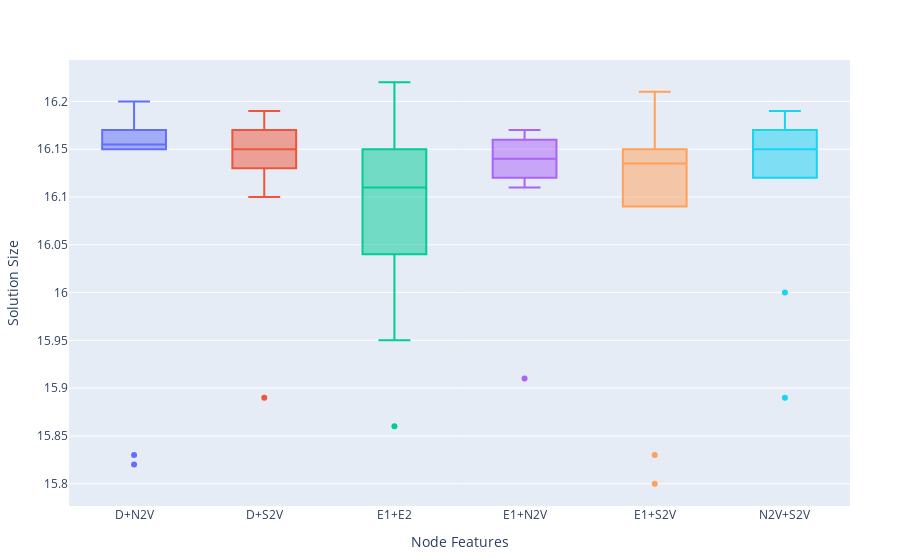

The notebook cell this image was saved under:
### Code cell
p = plot(dfs_combined, x=Symbol("Node Features"), y=Symbol("Solution Size"), kind="box", color=Symbol("Node Features"), 
    Layout(
        showlegend=false
    ))
p

### Figure 1 — Plotly figure (JSON) as saved in the notebook; plotly's stock layout.template omitted (floating-point values rounded to 4 significant figures)
{"data": [{"legendgroup": "D+N2V", "marker": {"color": "#636efa"}, "name": "D+N2V", "showlegend": true, "type": "box", "x": ["D+N2V", "D+N2V", "D+N2V", "D+N2V", "D+N2V", "D+N2V", "D+N2V", "D+N2V", "D+N2V", "D+N2V"], "xaxis": "x", "y": [16.2, 16.15, 16.16, 15.82, 16.15, 16.16, 16.15, 16.2, 15.83, 16.17], "yaxis": "y"}, {"legendgroup": "D+S2V", "marker": {"color": "#EF553B"}, "name": "D+S2V", "showlegend": true, "type": "box", "x": ["D+S2V", "D+S2V", "D+S2V", "D+S2V", "D+S2V", "D+S2V", "D+S2V", "D+S2V", "D+S2V", "D+S2V"], "xaxis": "x", "y": [16.1, 15.89, 16.17, 16.16, 16.14, 16.13, 16.15, 16.19, 16.15, 16.17], "yaxis": "y"}, {"legendgroup": "E1+E2", "marker": {"color": "#00cc96"}, "name": "E1+E2", "showlegend": true, "type": "box", "x": ["E1+E2", "E1+E2", "E1+E2", "E1+E2", "E1+E2", "E1+E2", "E1+E2", "E1+E2", "E1+E2", "E1+E2"], "xaxis": "x", "y": [16.1, 16.12, 16.04, 15.86, 16.22, 16.21, 16.14, 16.15, 15.95, 16.09], "yaxis": "y"}, {"legendgroup": "E1+N2V", "marker": {"color": "#ab63fa"}, "name": "E1+N2V", "showlegend": true, "type": "box", "x": ["E1+N2V", "E1+N2V", "E1+N2V", "E1+N2V", "E1+N2V", "E1+N2V", "E1+N2V", "E1+N2V", "E1+N2V", "E1+N2V"], "xaxis": "x", "y": [15.91, 16.16, 16.11, 16.17, 16.15, 16.12, 16.15, 16.17, 16.13, 16.12], "yaxis": "y"}, {"legendgroup": "E1+S2V", "marker": {"color": "#FFA15A"}, "name": "E1+S2V", "showlegend": true, "type": "box", "x": ["E1+S2V", "E1+S2V", "E1+S2V", "E1+S2V", "E1+S2V", "E1+S2V", "E1+S2V", "E1+S2V", "E1+S2V", "E1+S2V"], "xaxis": "x", "y": [16.21, 16.15, 15.83, 15.8, 16.13, 16.16, 16.14, 16.1, 16.09, 16.15], "yaxis": "y"}, {"legendgroup": "N2V+S2V", "marker": {"color": "#19d3f3"}, "name": "N2V+S2V", "showlegend": true, "type": "box", "x": ["N2V+S2V", "N2V+S2V", "N2V+S2V", "N2V+S2V", "N2V+S2V", "N2V+S2V", "N2V+S2V", "N2V+S2V", "N2V+S2V", "N2V+S2V"], "xaxis": "x", "y": [16.13, 16.0, 16.12, 16.16, 16.19, 16.15, 16.17, 16.15, 16.19, 15.89], "yaxis": "y"}], "layout": {"legend": {"title": {"text": "Node Features"}, "tracegroupgap": 0}, "margin": {"b": 50, "l": 50, "r": 50, "t": 60}, "showlegend": false, "xaxis": {"title": {"text": "Node Features"}}, "yaxis": {"title": {"text": "Solution Size"}}}}
